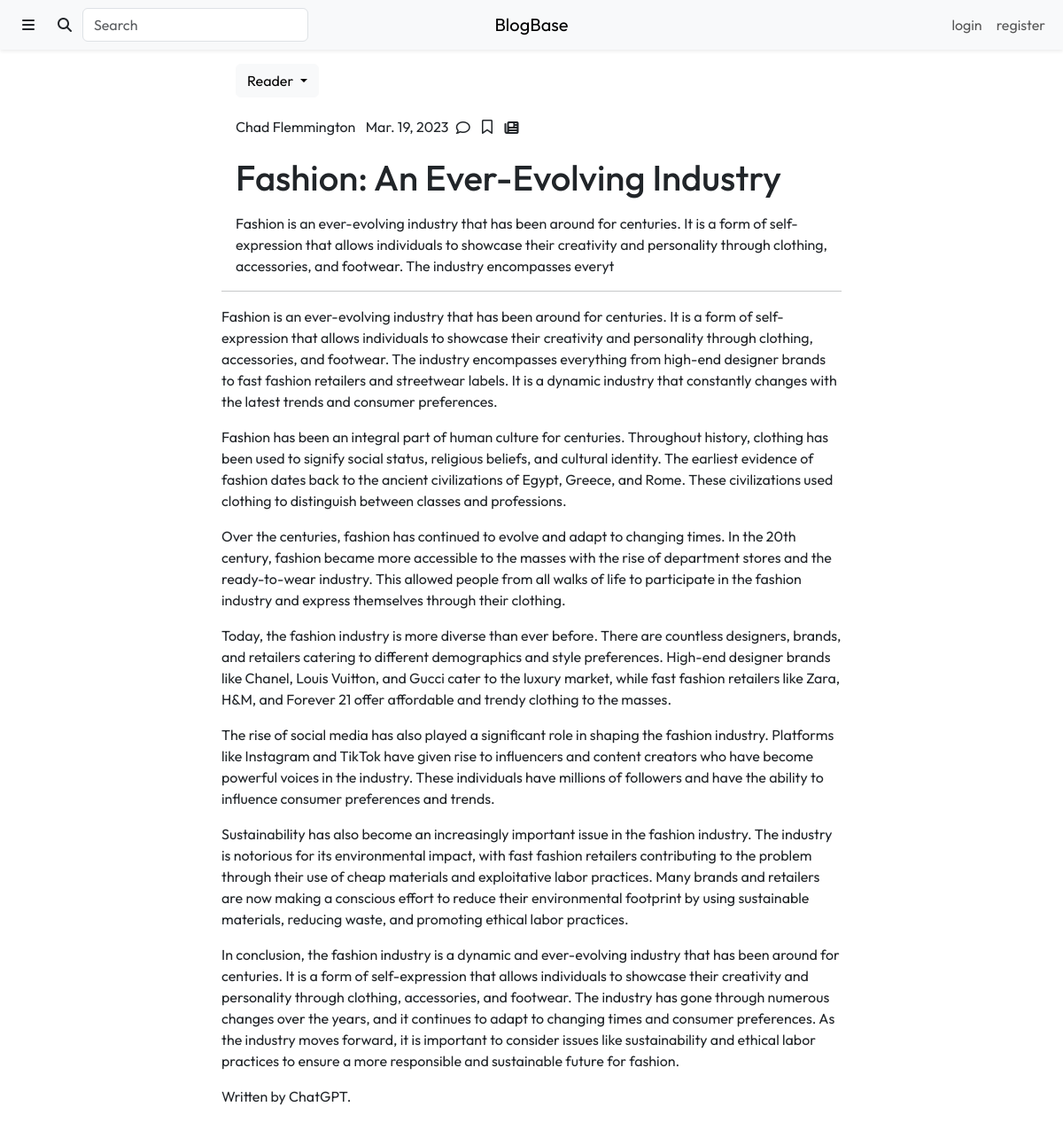
The app's page /content/article.php?id=4 with its own data.
### tables this page shows
CREATE TABLE `Articles` (
  `article_id` int(11) NOT NULL,
  `author_id` int(11) NOT NULL,
  `title` varchar(225) NOT NULL,
  `description` tinytext DEFAULT NULL,
  `lead_image` varchar(255) DEFAULT NULL,
  `content` longblob DEFAULT NULL,
  `submitted` tinyint(1) NOT NULL DEFAULT 0,
  `submit_date` date NOT NULL DEFAULT current_timestamp(),
  `approved` tinyint(1) NOT NULL DEFAULT 0,
  `click_number` int(11) NOT NULL DEFAULT 0
);

CREATE TABLE `Users` (
  `user_id` int(11) NOT NULL,
  `username` varchar(50) NOT NULL,
  `first_name` varchar(50) NOT NULL,
  `last_name` varchar(50) NOT NULL,
  `email` varchar(50) NOT NULL,
  `password` varchar(255) NOT NULL,
  `approved` tinyint(1) NOT NULL DEFAULT 0,
  `reader` tinyint(1) NOT NULL DEFAULT 1,
  `writer` tinyint(1) NOT NULL DEFAULT 0,
  `designer` tinyint(1) NOT NULL DEFAULT 0,
  `advertiser` tinyint(1) NOT NULL DEFAULT 0,
  `admin` tinyint(1) NOT NULL DEFAULT 0
);

### content/article.php (shortened to what this page needs)
<?php
require_once "../include/connect.inc.php";
$requested_id = $_GET['id'];
$article_query = "SELECT Articles.article_id, Articles.title, Articles.description,
                         Articles.content, UNIX_TIMESTAMP(Articles.submit_date) as submit_date,
                         Articles.approved, Articles.author_id, Users.first_name, Users.last_name
                  FROM Articles INNER JOIN Users ON Articles.author_id = Users.user_id
                  WHERE Articles.article_id = $requested_id";
$article_result = mysqli_query($con, $article_query);
$article_info = $article_result->fetch_assoc();
?>
<!DOCTYPE html>
<html lang="en">
    <head>
        <link rel="stylesheet" href="https://cdn.jsdelivr.net/npm/bootstrap@5.3.0-alpha1/dist/css/bootstrap.min.css">
        <link rel="stylesheet" href="https://cdnjs.cloudflare.com/ajax/libs/font-awesome/6.2.1/css/all.min.css">
        <link rel="stylesheet" href="./css/styles.css">
    </head>
    <body>
        <div class="header">
            <?php include "./views/header.php" ?>
        </div>
        <div class="col-10 col-lg-7 mx-auto mt-3">
            <div class="px-3" id="article-head">
                <ul class="list-inline">
                    <li class="list-inline-item dropdown">
                        <button onclick="role_options(roles_str)" class="btn btn-light dropdown-toggle" id="role-btn" type="button" data-bs-toggle="dropdown" aria-expanded="false">
                            Reader
                        </button>
                    </li>
                </ul>
                <ul class="list-inline">
                    <li class="list-inline-item align-middle">
                        <?php echo $article_info['first_name'] . " " . $article_info['last_name'] ?>
                    </li>
                    <li class="mx-0 list-inline-item align-middle">
                        <?php echo date("M. d, Y", $article_info['submit_date']) ?>
                    </li>
                    <?php if ($article_info['approved'] == true) { ?>
                        <li class="mx-0 list-inline-item align-middle">
                            <a class="btn p-1 fa-regular fa-comment text-reset text-decoration-none" data-bs-toggle="offcanvas" href="#offcanvas-comments" aria-controls="offcanvas-sidebar"> </a>
                        </li>
                        <li class="mx-0 list-inline-item align-middle">
                            <?php
                            if (isset($_SESSION['user_info'])) {
                                $saved_query = "SELECT article_id, user_id
                                                FROM SavedArticles
                                                WHERE user_id = '" . $user_info['user_id'] . "' AND article_id = '" . $article_info['article_id'] . "';";
                                $saved_result = mysqli_query($con, $saved_query); ?>
                                <button onclick="change_bookmark_icon(<?php echo $article_info['article_id'] ?>)" id="bookmark-<?php echo $article_info['article_id'] ?>" class="btn p-1">
                                    <?php if ($saved_result->num_rows == 1) { ?>
                                        <span id="bookmark-icon-<?php echo $article_info['article_id'] ?>" class="fa-solid fa-bookmark">
                                <?php } else { ?>
                                        <span id="bookmark-icon-<?php echo $article_info['article_id'] ?>" class="fa-regular fa-bookmark">
                                <?php } ?>
                                    </button>
                            <?php } else { ?>
                                    <a href="./login.php" id="bookmark" class="btn p-1">
                                        <span id="bookmark-icon" class="fa-regular fa-bookmark">
                                    </a>
                            <?php } ?>
                        </li>
                        <li class="mx-0 list-inline-item align-middle">
                            <i class="btn p-1 fa-solid fa-newspaper"></i>
                        </li>
                    <?php } ?>
                </ul>
                <h1 class="m-0"><?php echo $article_info['title']; ?></h1>
                <p><?php echo $article_info['description']; ?></p>
            </div>
            <hr>
            <div id="article-body">
                <?php echo $article_info['content']; ?>
            </div>
        </div>
    </body>
</html>

### content/css/styles.css (style rules this page uses)
* { font-family: 'Outfit', sans-serif; }

### records on screen
articles: author.first_name "Chad", author.last_name "Flemmington", title "Fashion: An Ever-Evolving Industry", description "Fashion is an ever-evolving industry that has been around for centuries. It is a form of self-expression that allows individuals to showcase their creativity and personality through clothing, accessories, and footwear. The industry encompasses everyt", content "Fashion is an ever-evolving industry that has been around for centuries. It is a form of self-expression that allows individuals to showcase their creativity and personality through clothing, accessories, and footwear. The industry encompasses everything from high-end designer brands to fast fashion retailers and streetwear labels. It is a dynamic industry that constantly changes with the latest trends and consumer preferences. Fashion has been an integral part of human culture for centuries. Throughout history, clothing has been used to signify social status, religious beliefs, and cultural identity. The earliest evidence of fashion dates back to the ancient civilizations of Egypt, Greece,…"

### other values on screen
date("M. d, Y", $article_info['submit_date']) "Mar. 19, 2023"
